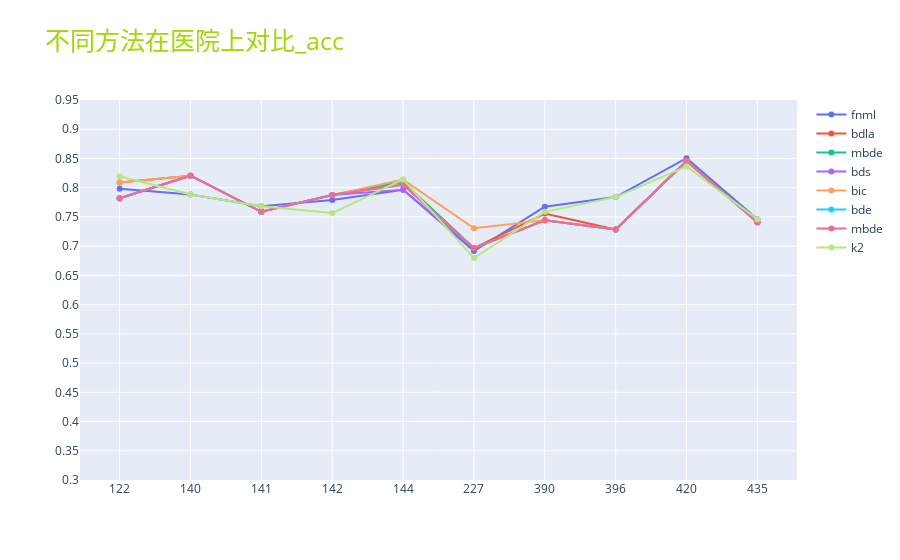
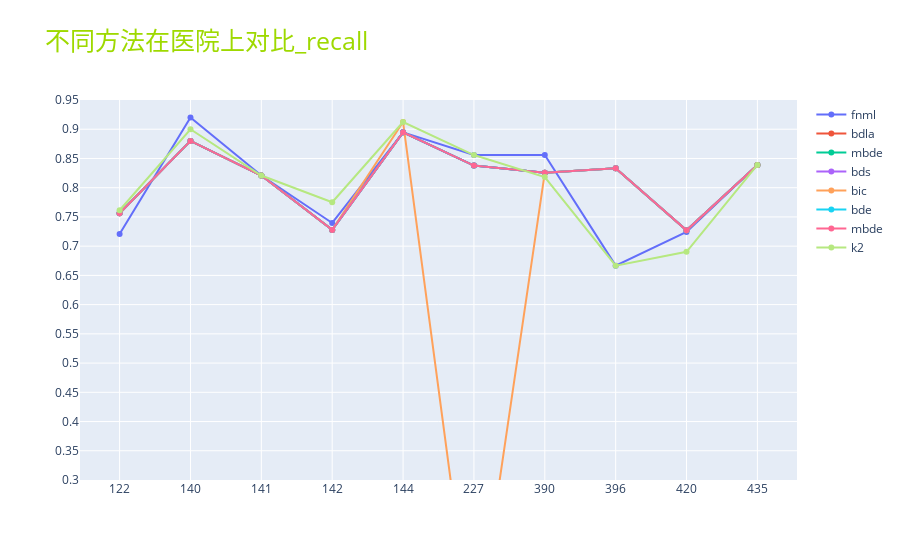
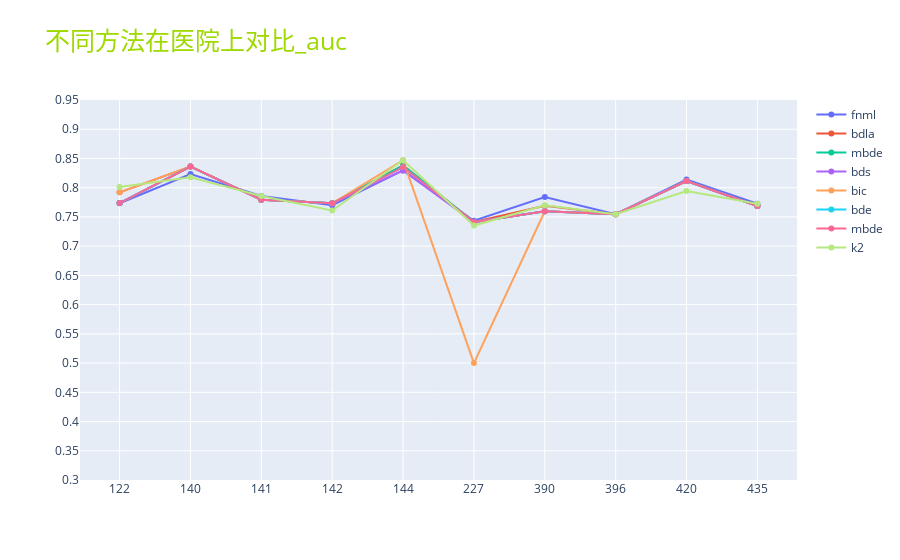
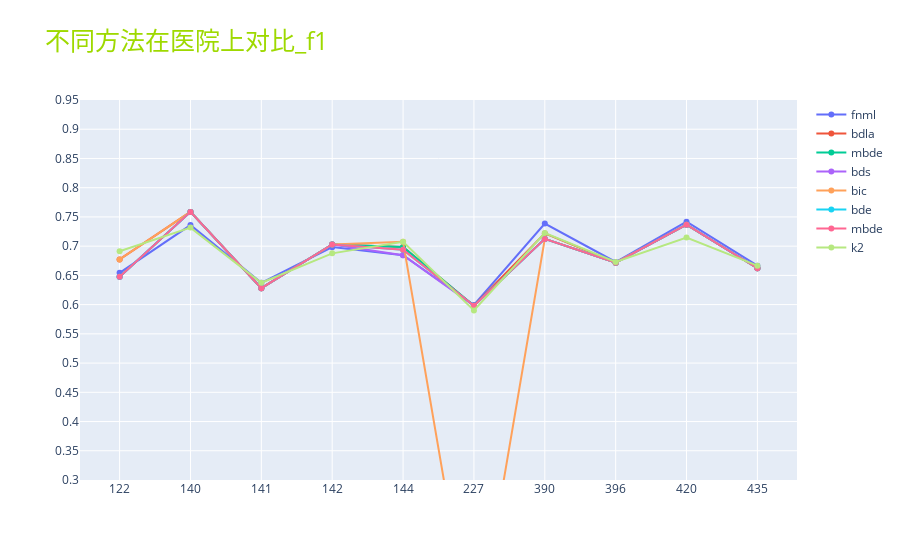

The code cell stored with these charts, in order, in its notebook:
### Code cell
for i in range(4):
    plot_data(mth_list,scr,i)

### Figure 1 — Plotly figure (JSON) as saved in the notebook; plotly's stock layout.template omitted (floating-point values rounded to 4 significant figures)
{"data": [{"mode": "lines+markers", "name": "fnml", "type": "scatter", "x": [1, 2, 3, 4, 5, 6, 7, 8, 9, 10], "y": [0.7981, 0.7885, 0.7681, 0.7791, 0.7965, 0.6917, 0.7674, 0.784, 0.8505, 0.7462]}, {"mode": "lines+markers", "name": "bdla", "type": "scatter", "x": [1, 2, 3, 4, 5, 6, 7, 8, 9, 10], "y": [0.8089, 0.8205, 0.7588, 0.7873, 0.8095, 0.6966, 0.7558, 0.7284, 0.8458, 0.741]}, {"mode": "lines+markers", "name": "mbde", "type": "scatter", "x": [1, 2, 3, 4, 5, 6, 7, 8, 9, 10], "y": [0.782, 0.8205, 0.7588, 0.7873, 0.8095, 0.6966, 0.7442, 0.7284, 0.8458, 0.741]}, {"mode": "lines+markers", "name": "bds", "type": "scatter", "x": [1, 2, 3, 4, 5, 6, 7, 8, 9, 10], "y": [0.782, 0.8205, 0.7588, 0.7873, 0.7965, 0.6966, 0.7442, 0.7284, 0.8458, 0.741]}, {"mode": "lines+markers", "name": "bic", "type": "scatter", "x": [1, 2, 3, 4, 5, 6, 7, 8, 9, 10], "y": [0.8089, 0.8205, 0.7588, 0.7873, 0.8139, 0.7306, 0.7442, 0.7284, 0.8458, 0.741]}, {"mode": "lines+markers", "name": "bde", "type": "scatter", "x": [1, 2, 3, 4, 5, 6, 7, 8, 9, 10], "y": [0.782, 0.8205, 0.7588, 0.7873, 0.8052, 0.6966, 0.7442, 0.7284, 0.8458, 0.741]}, {"mode": "lines+markers", "name": "mbde", "type": "scatter", "x": [1, 2, 3, 4, 5, 6, 7, 8, 9, 10], "y": [0.782, 0.8205, 0.7588, 0.7873, 0.8052, 0.6966, 0.7442, 0.7284, 0.8458, 0.741]}, {"mode": "lines+markers", "name": "k2", "type": "scatter", "x": [1, 2, 3, 4, 5, 6, 7, 8, 9, 10], "y": [0.8197, 0.7885, 0.7681, 0.7566, 0.8139, 0.6796, 0.7587, 0.784, 0.8364, 0.7462]}], "layout": {"title": {"font": {"color": "#9ed900", "size": 25}, "text": "不同方法在医院上对比_acc"}, "xaxis": {"ticktext": [122, 140, 141, 142, 144, 227, 390, 396, 420, 435], "tickvals": [1, 2, 3, 4, 5, 6, 7, 8, 9, 10]}, "yaxis": {"dtick": 0.05, "range": [0.3, 0.95], "tick0": 0.8, "tickmode": "linear"}}}

### Figure 2 — Plotly figure (JSON) as saved in the notebook; plotly's stock layout.template omitted (floating-point values rounded to 4 significant figures)
{"data": [{"mode": "lines+markers", "name": "fnml", "type": "scatter", "x": [1, 2, 3, 4, 5, 6, 7, 8, 9, 10], "y": [0.7208, 0.92, 0.8208, 0.7396, 0.8947, 0.8559, 0.8561, 0.6667, 0.7244, 0.839]}, {"mode": "lines+markers", "name": "bdla", "type": "scatter", "x": [1, 2, 3, 4, 5, 6, 7, 8, 9, 10], "y": [0.7563, 0.88, 0.8208, 0.7278, 0.8947, 0.8378, 0.8258, 0.8333, 0.727, 0.839]}, {"mode": "lines+markers", "name": "mbde", "type": "scatter", "x": [1, 2, 3, 4, 5, 6, 7, 8, 9, 10], "y": [0.7563, 0.88, 0.8208, 0.7278, 0.8947, 0.8378, 0.8258, 0.8333, 0.727, 0.839]}, {"mode": "lines+markers", "name": "bds", "type": "scatter", "x": [1, 2, 3, 4, 5, 6, 7, 8, 9, 10], "y": [0.7563, 0.88, 0.8208, 0.7278, 0.8947, 0.8378, 0.8258, 0.8333, 0.727, 0.839]}, {"mode": "lines+markers", "name": "bic", "type": "scatter", "x": [1, 2, 3, 4, 5, 6, 7, 8, 9, 10], "y": [0.7563, 0.88, 0.8208, 0.7278, 0.9123, 0, 0.8258, 0.8333, 0.727, 0.839]}, {"mode": "lines+markers", "name": "bde", "type": "scatter", "x": [1, 2, 3, 4, 5, 6, 7, 8, 9, 10], "y": [0.7563, 0.88, 0.8208, 0.7278, 0.8947, 0.8378, 0.8258, 0.8333, 0.727, 0.839]}, {"mode": "lines+markers", "name": "mbde", "type": "scatter", "x": [1, 2, 3, 4, 5, 6, 7, 8, 9, 10], "y": [0.7563, 0.88, 0.8208, 0.7278, 0.8947, 0.8378, 0.8258, 0.8333, 0.727, 0.839]}, {"mode": "lines+markers", "name": "k2", "type": "scatter", "x": [1, 2, 3, 4, 5, 6, 7, 8, 9, 10], "y": [0.7614, 0.9, 0.8208, 0.7751, 0.9123, 0.8559, 0.8182, 0.6667, 0.6903, 0.839]}], "layout": {"title": {"font": {"color": "#9ed900", "size": 25}, "text": "不同方法在医院上对比_recall"}, "xaxis": {"ticktext": [122, 140, 141, 142, 144, 227, 390, 396, 420, 435], "tickvals": [1, 2, 3, 4, 5, 6, 7, 8, 9, 10]}, "yaxis": {"dtick": 0.05, "range": [0.3, 0.95], "tick0": 0.8, "tickmode": "linear"}}}

### Figure 3 — Plotly figure (JSON) as saved in the notebook; plotly's stock layout.template omitted (floating-point values rounded to 4 significant figures)
{"data": [{"mode": "lines+markers", "name": "fnml", "type": "scatter", "x": [1, 2, 3, 4, 5, 6, 7, 8, 9, 10], "y": [0.7734, 0.8232, 0.7858, 0.7698, 0.8296, 0.7435, 0.7842, 0.7546, 0.814, 0.7724]}, {"mode": "lines+markers", "name": "bdla", "type": "scatter", "x": [1, 2, 3, 4, 5, 6, 7, 8, 9, 10], "y": [0.7921, 0.8362, 0.7795, 0.7733, 0.8382, 0.7412, 0.769, 0.7546, 0.8115, 0.7688]}, {"mode": "lines+markers", "name": "mbde", "type": "scatter", "x": [1, 2, 3, 4, 5, 6, 7, 8, 9, 10], "y": [0.7738, 0.8362, 0.7795, 0.7733, 0.8382, 0.7412, 0.7596, 0.7546, 0.8115, 0.7688]}, {"mode": "lines+markers", "name": "bds", "type": "scatter", "x": [1, 2, 3, 4, 5, 6, 7, 8, 9, 10], "y": [0.7738, 0.8362, 0.7795, 0.7733, 0.8296, 0.7412, 0.7596, 0.7546, 0.8115, 0.7688]}, {"mode": "lines+markers", "name": "bic", "type": "scatter", "x": [1, 2, 3, 4, 5, 6, 7, 8, 9, 10], "y": [0.7921, 0.8362, 0.7795, 0.7733, 0.8469, 0.5, 0.7596, 0.7546, 0.8115, 0.7688]}, {"mode": "lines+markers", "name": "bde", "type": "scatter", "x": [1, 2, 3, 4, 5, 6, 7, 8, 9, 10], "y": [0.7738, 0.8362, 0.7795, 0.7733, 0.8353, 0.7412, 0.7596, 0.7546, 0.8115, 0.7688]}, {"mode": "lines+markers", "name": "mbde", "type": "scatter", "x": [1, 2, 3, 4, 5, 6, 7, 8, 9, 10], "y": [0.7738, 0.8362, 0.7795, 0.7733, 0.8353, 0.7412, 0.7596, 0.7546, 0.8115, 0.7688]}, {"mode": "lines+markers", "name": "k2", "type": "scatter", "x": [1, 2, 3, 4, 5, 6, 7, 8, 9, 10], "y": [0.801, 0.8179, 0.7858, 0.761, 0.8469, 0.7352, 0.7699, 0.7546, 0.7942, 0.7724]}], "layout": {"title": {"font": {"color": "#9ed900", "size": 25}, "text": "不同方法在医院上对比_auc"}, "xaxis": {"ticktext": [122, 140, 141, 142, 144, 227, 390, 396, 420, 435], "tickvals": [1, 2, 3, 4, 5, 6, 7, 8, 9, 10]}, "yaxis": {"dtick": 0.05, "range": [0.3, 0.95], "tick0": 0.8, "tickmode": "linear"}}}

### Figure 4 — Plotly figure (JSON) as saved in the notebook; plotly's stock layout.template omitted (floating-point values rounded to 4 significant figures)
{"data": [{"mode": "lines+markers", "name": "fnml", "type": "scatter", "x": [1, 2, 3, 4, 5, 6, 7, 8, 9, 10], "y": [0.6544, 0.736, 0.6374, 0.6983, 0.6846, 0.5994, 0.7386, 0.6729, 0.7419, 0.6667]}, {"mode": "lines+markers", "name": "bdla", "type": "scatter", "x": [1, 2, 3, 4, 5, 6, 7, 8, 9, 10], "y": [0.6773, 0.7586, 0.6282, 0.7029, 0.6986, 0.5981, 0.7219, 0.6716, 0.7367, 0.6622]}, {"mode": "lines+markers", "name": "mbde", "type": "scatter", "x": [1, 2, 3, 4, 5, 6, 7, 8, 9, 10], "y": [0.6478, 0.7586, 0.6282, 0.7029, 0.6986, 0.5981, 0.7124, 0.6716, 0.7367, 0.6622]}, {"mode": "lines+markers", "name": "bds", "type": "scatter", "x": [1, 2, 3, 4, 5, 6, 7, 8, 9, 10], "y": [0.6478, 0.7586, 0.6282, 0.7029, 0.6846, 0.5981, 0.7124, 0.6716, 0.7367, 0.6622]}, {"mode": "lines+markers", "name": "bic", "type": "scatter", "x": [1, 2, 3, 4, 5, 6, 7, 8, 9, 10], "y": [0.6773, 0.7586, 0.6282, 0.7029, 0.7075, 0, 0.7124, 0.6716, 0.7367, 0.6622]}, {"mode": "lines+markers", "name": "bde", "type": "scatter", "x": [1, 2, 3, 4, 5, 6, 7, 8, 9, 10], "y": [0.6478, 0.7586, 0.6282, 0.7029, 0.6939, 0.5981, 0.7124, 0.6716, 0.7367, 0.6622]}, {"mode": "lines+markers", "name": "mbde", "type": "scatter", "x": [1, 2, 3, 4, 5, 6, 7, 8, 9, 10], "y": [0.6478, 0.7586, 0.6282, 0.7029, 0.6939, 0.5981, 0.7124, 0.6716, 0.7367, 0.6622]}, {"mode": "lines+markers", "name": "k2", "type": "scatter", "x": [1, 2, 3, 4, 5, 6, 7, 8, 9, 10], "y": [0.6912, 0.7317, 0.6374, 0.6877, 0.7075, 0.5901, 0.7224, 0.6729, 0.7147, 0.6667]}], "layout": {"title": {"font": {"color": "#9ed900", "size": 25}, "text": "不同方法在医院上对比_f1"}, "xaxis": {"ticktext": [122, 140, 141, 142, 144, 227, 390, 396, 420, 435], "tickvals": [1, 2, 3, 4, 5, 6, 7, 8, 9, 10]}, "yaxis": {"dtick": 0.05, "range": [0.3, 0.95], "tick0": 0.8, "tickmode": "linear"}}}
